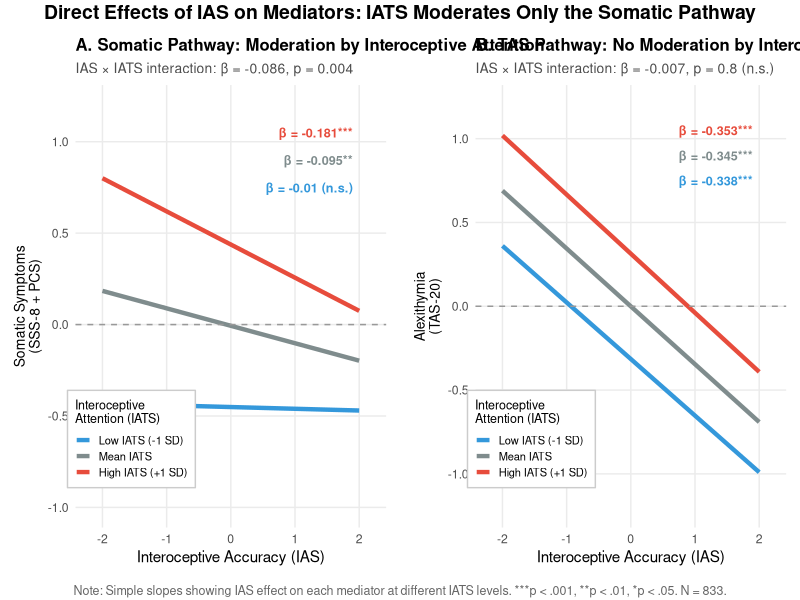

This chart was generated by the following R code:
# =============================================================================
# Simple Slopes: Direct Effects on Mediators (Continuous IATS Moderator)
# Shows IAS effect on Somatic and TAS at Low/Mean/High IATS
# =============================================================================

# Paths are relative to the repository root; run scripts from there.

library(tidyverse)
library(gridExtra)
library(grid)

# =============================================================================
# 1. LOAD DATA AND FIT MODELS
# =============================================================================

dfc <- read.csv("dfc_interoception_profiling.csv")

dfc$ias_z <- scale(dfc$ias)[,1]
dfc$iats_z <- scale(dfc$iats)[,1]
dfc$tas_z <- scale(dfc$tas)[,1]
dfc$somatic_z <- scale(rowMeans(cbind(scale(dfc$sss8), scale(dfc$pcs)), na.rm = TRUE))[,1]

# Create interaction term
dfc$ias_x_iats <- dfc$ias_z * dfc$iats_z

# Fit regression models with interaction
mod_somatic <- lm(somatic_z ~ ias_z + iats_z + ias_x_iats, data = dfc)
mod_tas <- lm(tas_z ~ ias_z + iats_z + ias_x_iats, data = dfc)

# Extract coefficients
coef_som <- coef(mod_somatic)
coef_tas <- coef(mod_tas)

# Get p-values for interaction
p_som_int <- summary(mod_somatic)$coefficients["ias_x_iats", "Pr(>|t|)"]
p_tas_int <- summary(mod_tas)$coefficients["ias_x_iats", "Pr(>|t|)"]

cat("Somatic interaction: b =", round(coef_som["ias_x_iats"], 3), ", p =", round(p_som_int, 4), "\n")
cat("TAS interaction: b =", round(coef_tas["ias_x_iats"], 3), ", p =", round(p_tas_int, 4), "\n")

# =============================================================================
# 2. CREATE SIMPLE SLOPES DATA
# =============================================================================

ias_range <- seq(-2, 2, by = 0.1)

# IATS levels and styling
iats_levels <- c(-1, 0, 1)
iats_labels <- c("Low IATS (-1 SD)", "Mean IATS", "High IATS (+1 SD)")
iats_colors <- c("Low IATS (-1 SD)" = "#3498db", "Mean IATS" = "#7f8c8d", "High IATS (+1 SD)" = "#e74c3c")

# Function to format significance
format_sig <- function(p) {
  if (p < 0.001) return("***")
  if (p < 0.01) return("**")
  if (p < 0.05) return("*")
  return(" (n.s.)")
}

# Calculate simple slopes and test significance for Somatic
slopes_somatic <- data.frame()
results_somatic <- data.frame()

for (i in 1:length(iats_levels)) {
  iats_val <- iats_levels[i]

  # Simple slope: b1 + b3*IATS
  slope <- coef_som["ias_z"] + coef_som["ias_x_iats"] * iats_val
  intercept <- coef_som["(Intercept)"] + coef_som["iats_z"] * iats_val

  # Test simple slope significance
  # SE of simple slope = sqrt(Var(b1) + IATS^2*Var(b3) + 2*IATS*Cov(b1,b3))
  vcov_mat <- vcov(mod_somatic)
  se_slope <- sqrt(vcov_mat["ias_z", "ias_z"] +
                   iats_val^2 * vcov_mat["ias_x_iats", "ias_x_iats"] +
                   2 * iats_val * vcov_mat["ias_z", "ias_x_iats"])
  t_val <- slope / se_slope
  p_val <- 2 * pt(-abs(t_val), df = nrow(dfc) - 4)

  pred <- intercept + slope * ias_range

  slopes_somatic <- rbind(slopes_somatic, data.frame(
    IAS = ias_range,
    Outcome = pred,
    IATS_level = iats_labels[i],
    stringsAsFactors = FALSE
  ))

  results_somatic <- rbind(results_somatic, data.frame(
    IATS_level = iats_labels[i],
    Slope = round(slope, 3),
    p = p_val,
    sig = format_sig(p_val),
    label = paste0("\u03B2 = ", round(slope, 3), format_sig(p_val)),
    stringsAsFactors = FALSE
  ))
}

slopes_somatic$IATS_level <- factor(slopes_somatic$IATS_level, levels = iats_labels)

# Calculate simple slopes for TAS
slopes_tas <- data.frame()
results_tas <- data.frame()

for (i in 1:length(iats_levels)) {
  iats_val <- iats_levels[i]

  slope <- coef_tas["ias_z"] + coef_tas["ias_x_iats"] * iats_val
  intercept <- coef_tas["(Intercept)"] + coef_tas["iats_z"] * iats_val

  # Test simple slope significance
  vcov_mat <- vcov(mod_tas)
  se_slope <- sqrt(vcov_mat["ias_z", "ias_z"] +
                   iats_val^2 * vcov_mat["ias_x_iats", "ias_x_iats"] +
                   2 * iats_val * vcov_mat["ias_z", "ias_x_iats"])
  t_val <- slope / se_slope
  p_val <- 2 * pt(-abs(t_val), df = nrow(dfc) - 4)

  pred <- intercept + slope * ias_range

  slopes_tas <- rbind(slopes_tas, data.frame(
    IAS = ias_range,
    Outcome = pred,
    IATS_level = iats_labels[i],
    stringsAsFactors = FALSE
  ))

  results_tas <- rbind(results_tas, data.frame(
    IATS_level = iats_labels[i],
    Slope = round(slope, 3),
    p = p_val,
    sig = format_sig(p_val),
    label = paste0("\u03B2 = ", round(slope, 3), format_sig(p_val)),
    stringsAsFactors = FALSE
  ))
}

slopes_tas$IATS_level <- factor(slopes_tas$IATS_level, levels = iats_labels)

cat("\n=== SOMATIC: IAS -> Somatic at IATS levels ===\n")
print(results_somatic)

cat("\n=== TAS: IAS -> TAS at IATS levels ===\n")
print(results_tas)

# =============================================================================
# 3. CREATE PLOTS
# =============================================================================

# Label positions
label_y_positions <- c(1.05, 0.90, 0.75)

# Panel A: Somatic (MODERATED)
p_somatic <- ggplot(slopes_somatic, aes(x = IAS, y = Outcome, color = IATS_level)) +
  geom_line(linewidth = 1.5) +
  geom_hline(yintercept = 0, linetype = "dashed", color = "gray60", linewidth = 0.5) +
  scale_color_manual(values = iats_colors, name = "Interoceptive\nAttention (IATS)") +
  scale_x_continuous(breaks = -2:2, limits = c(-2.2, 2.2)) +
  scale_y_continuous(limits = c(-1.0, 1.2)) +
  # Add labels
  annotate("text", x = 1.9, y = label_y_positions[1],
           label = results_somatic$label[results_somatic$IATS_level == "High IATS (+1 SD)"],
           color = iats_colors["High IATS (+1 SD)"], size = 3.2, fontface = "bold", hjust = 1) +
  annotate("text", x = 1.9, y = label_y_positions[2],
           label = results_somatic$label[results_somatic$IATS_level == "Mean IATS"],
           color = iats_colors["Mean IATS"], size = 3.2, fontface = "bold", hjust = 1) +
  annotate("text", x = 1.9, y = label_y_positions[3],
           label = results_somatic$label[results_somatic$IATS_level == "Low IATS (-1 SD)"],
           color = iats_colors["Low IATS (-1 SD)"], size = 3.2, fontface = "bold", hjust = 1) +
  labs(
    title = "A. Somatic Pathway: Moderation by Interoceptive Attention",
    subtitle = paste0("IAS \u00d7 IATS interaction: \u03B2 = ", round(coef_som["ias_x_iats"], 3),
                     ", p = ", ifelse(p_som_int < 0.001, "< .001", round(p_som_int, 3))),
    x = "Interoceptive Accuracy (IAS)",
    y = "Somatic Symptoms\n(SSS-8 + PCS)"
  ) +
  theme_minimal(base_size = 11) +
  theme(
    plot.title = element_text(size = 12, face = "bold"),
    plot.subtitle = element_text(size = 10, color = "gray30"),
    legend.position = c(0.18, 0.20),
    legend.background = element_rect(fill = "white", color = "gray80"),
    legend.key.size = unit(0.8, "lines"),
    legend.title = element_text(size = 9),
    legend.text = element_text(size = 8),
    panel.grid.minor = element_blank(),
    axis.title.y = element_text(size = 10),
    plot.margin = margin(10, 10, 10, 10)
  )

# Panel B: TAS (UNMODERATED)
p_tas <- ggplot(slopes_tas, aes(x = IAS, y = Outcome, color = IATS_level)) +
  geom_line(linewidth = 1.5) +
  geom_hline(yintercept = 0, linetype = "dashed", color = "gray60", linewidth = 0.5) +
  scale_color_manual(values = iats_colors, name = "Interoceptive\nAttention (IATS)") +
  scale_x_continuous(breaks = -2:2, limits = c(-2.2, 2.2)) +
  scale_y_continuous(limits = c(-1.2, 1.2)) +
  # Add labels
  annotate("text", x = 1.9, y = label_y_positions[1],
           label = results_tas$label[results_tas$IATS_level == "High IATS (+1 SD)"],
           color = iats_colors["High IATS (+1 SD)"], size = 3.2, fontface = "bold", hjust = 1) +
  annotate("text", x = 1.9, y = label_y_positions[2],
           label = results_tas$label[results_tas$IATS_level == "Mean IATS"],
           color = iats_colors["Mean IATS"], size = 3.2, fontface = "bold", hjust = 1) +
  annotate("text", x = 1.9, y = label_y_positions[3],
           label = results_tas$label[results_tas$IATS_level == "Low IATS (-1 SD)"],
           color = iats_colors["Low IATS (-1 SD)"], size = 3.2, fontface = "bold", hjust = 1) +
  labs(
    title = "B. TAS Pathway: No Moderation by Interoceptive Attention",
    subtitle = paste0("IAS \u00d7 IATS interaction: \u03B2 = ", round(coef_tas["ias_x_iats"], 3),
                     ", p = ", round(p_tas_int, 2), " (n.s.)"),
    x = "Interoceptive Accuracy (IAS)",
    y = "Alexithymia\n(TAS-20)"
  ) +
  theme_minimal(base_size = 11) +
  theme(
    plot.title = element_text(size = 12, face = "bold"),
    plot.subtitle = element_text(size = 10, color = "gray30"),
    legend.position = c(0.18, 0.20),
    legend.background = element_rect(fill = "white", color = "gray80"),
    legend.key.size = unit(0.8, "lines"),
    legend.title = element_text(size = 9),
    legend.text = element_text(size = 8),
    panel.grid.minor = element_blank(),
    axis.title.y = element_text(size = 10),
    plot.margin = margin(10, 10, 10, 10)
  )

# =============================================================================
# 4. COMBINE AND SAVE
# =============================================================================

combined <- grid.arrange(
  p_somatic, p_tas,
  ncol = 2,
  top = textGrob("Direct Effects of IAS on Mediators: IATS Moderates Only the Somatic Pathway",
                 gp = gpar(fontsize = 14, fontface = "bold")),
  bottom = textGrob(sprintf("Note: Simple slopes showing IAS effect on each mediator at different IATS levels. ***p < .001, **p < .01, *p < .05. N = %d.", nrow(dfc)),
                    gp = gpar(fontsize = 9, col = "gray40"))
)

ggsave("plots/supplementary_plots/3_s_3_simple_slopes_continuous.png",
       combined, width = 13, height = 6, dpi = 300, bg = "white")

cat("\nFigure saved: figure_simple_slopes_continuous.png\n")

# =============================================================================
# 5. PRINT SUMMARY
# =============================================================================

cat("\n=== SUMMARY ===\n")
cat("\nSOMATIC (IAS -> Somatic):\n")
for (i in 1:nrow(results_somatic)) {
  cat(sprintf("  %s: %s (p = %.4f)\n", results_somatic$IATS_level[i],
              results_somatic$label[i], results_somatic$p[i]))
}

cat("\nTAS (IAS -> TAS):\n")
for (i in 1:nrow(results_tas)) {
  cat(sprintf("  %s: %s (p = %.4f)\n", results_tas$IATS_level[i],
              results_tas$label[i], results_tas$p[i]))
}

som_range <- max(results_somatic$Slope) - min(results_somatic$Slope)
tas_range <- max(results_tas$Slope) - min(results_tas$Slope)
cat(sprintf("\nSlope range - Somatic: %.3f | TAS: %.3f\n", som_range, tas_range))
